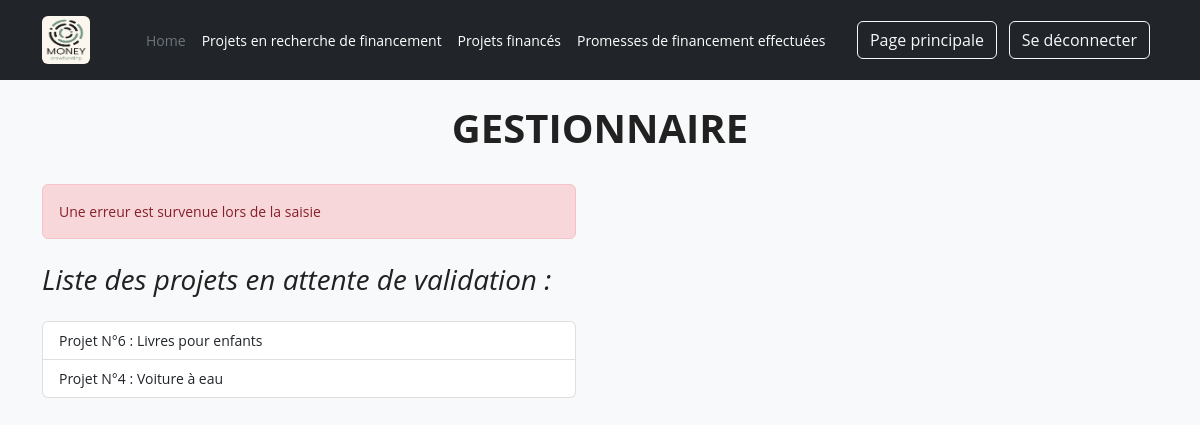
Page /action_projet.php?id=1 (signed in) on the committed database.
### tables this page shows
CREATE TABLE `projet` (
  `id` int(11) NOT NULL,
  `titre` varchar(100) DEFAULT NULL,
  `description` text DEFAULT NULL,
  `montant` decimal(10,0) DEFAULT NULL,
  `nom` varchar(100) DEFAULT NULL,
  `prenom` varchar(100) DEFAULT NULL,
  `adresse` varchar(150) DEFAULT NULL,
  `code_postal` varchar(5) DEFAULT NULL,
  `ville` varchar(100) DEFAULT NULL,
  `tel` varchar(10) DEFAULT NULL,
  `email` varchar(100) DEFAULT NULL,
  `date_creation` date DEFAULT NULL,
  `statut` varchar(3) DEFAULT NULL,
  `motif` text DEFAULT NULL,
  `cle` varchar(12) DEFAULT NULL
);

### action_projet.php (called while the page is built, shortened)
<?php
$error = null;
$idProjet = (int)$_GET["id"];
$projet = new projet();
if (empty($idProjet)) {
    $error = "Erreur, il n'y a pas de projet";
    $listeProjetsEnAttente = $projet->recupererTousLesProjetsFiltres("ATT");
    include "templates/pages/page_gestionnaire.php";
    exit();
} else {
    $projet->recupererUnProjet($idProjet);
}
if(!empty($_POST["motif"])) {
    $motif = $_POST["motif"];
    $projet->setMotif($motif);
    $projet->setStatut("REF");
    $projet->modifierProjet();
    $message = "Nous avons le regret de vous annoncer que votre projet n'a pas été retenu.
                Motif du refus :
                " . $projet->getMotif() . "
                ---------------
                Ceci est un mail automatique, Merci de ne pas y répondre.";
} else {
    $error = "Une erreur est survenue lors de la saisie";
}
$listeProjetsEnAttente = $projet->recupererTousLesProjetsFiltres("ATT");
include "templates/pages/page_gestionnaire.php";

### data/projet.php (called while the page is built, shortened)
<?php
class projet {
    protected $titre = "";
    protected $id = 0;
    function getTitre() {
        return $this->titre;
    }
    function id() {
        return $this->id;
    }
    function chargerInformationsProjet($tabProjet) {
        if (isset($tabProjet["titre"])) {
            $this->titre = $tabProjet["titre"];
        }
    }
    function executerRequete($sql, $parametres = []) {
        global $bdd;
        $requete = $bdd->prepare($sql);
        if (!$requete->execute($parametres)) {
            echo "Echec de la requête";
            return false;
        }
        return $requete;
    }
    function recupererUnProjet($id) {
        $sql = "SELECT `id`, `titre`, `description`, `montant`, `nom`, `prenom`, `adresse`, `code_postal`, `ville`, `tel`, `email`, `date_creation`, `statut`, `motif`, `cle`
                FROM `projet`
                WHERE `id` = :id";
        $parametres = [
            ":id" => $id
        ];
        $requete = $this->executerRequete($sql, $parametres);
        $lignes = $requete->fetchAll(PDO::FETCH_ASSOC);
        if (empty($lignes)) {
            return false;
        } else {
            $this->id = $lignes[0]["id"];
            return true;
        }
    }
    function recupererTousLesProjetsFiltres($valeur) {
        $sql = "SELECT `id`, `titre`, `description`, `montant`, `nom`, `prenom`, `adresse`, `code_postal`, `ville`, `tel`, `email`, `date_creation`, `statut`, `motif`, `cle`
                FROM `projet`
                WHERE `statut` = :valeur
                ORDER BY `date_creation` DESC";
        $parametres = [
            ":valeur" => $valeur
        ];
        $requete = $this->executerRequete($sql, $parametres);
        $lignes = $requete->fetchAll(PDO::FETCH_ASSOC);
        $liste = [];
        foreach ($lignes as $tabProjet) {
            $projet = new projet();
            $projet->chargerInformationsProjet($tabProjet);
            $projet->id = $tabProjet["id"];
            $liste[$tabProjet["id"]] = $projet;
        }
        return $liste;
    }
}

### templates/pages/page_gestionnaire.php (the view, shortened to what this page needs)
<!DOCTYPE html>
<html lang="en">
<head>
    <?php include "templates/fragments/head.php" ?>
</head>
<body>
    <?php include "templates/fragments/header.php" ?>
    <div class="container my-4">
        <main>
            <h1 class="h1 fw-bold text-center text-uppercase">Gestionnaire</h1>
            <div class="row g-5">
                <div class="col-md-4 col-lg-6">
                    <?php if($error): ?>
                        <div class="alert alert-danger my-4"><?= $error ?></div>
                    <?php endif; ?>
                    <h2 class="h3 fst-italic">Liste des projets en attente de validation :</h2>
                    <?php if(empty($listeProjetsEnAttente)): ?>
                        <div class="alert alert-primary my-4">Il n'y a pas de projets en attente</div>
                    <?php else: ?>
                        <ul class="list-group my-4">
                            <?php foreach($listeProjetsEnAttente as $unProjet): ?>
                                <li class="list-group-item list-group-item-action">Projet N°<?= $unProjet->id() ?> : <a href="afficher_detail_projet.php?id=<?= $unProjet->id() ?>" title="Vers le détail d'un projet" ><?= htmlentities($unProjet->getTitre()) ?></a></li>
                            <?php endforeach; ?>
                        </ul>
                    <?php endif; ?>
                </div>
            </div>
        </main>
    </div>
<?php include "templates/fragments/footer.php" ?>

### css/style.css (style rules this page uses)
* { margin: 0; padding: 0; box-sizing: border-box; }
html { scroll-behavior: smooth; }
body { color: #212121; background-color: #f8f9fa; font-size: 14px; font-family: 'Open Sans', sans-serif; }
a { text-decoration: none; color: inherit; }

### rows in the picture
projet: id "6", titre "Livres pour enfants"
projet: id "4", titre "Voiture à eau"

### other values in the picture
$error "Une erreur est survenue lors de la saisie"
